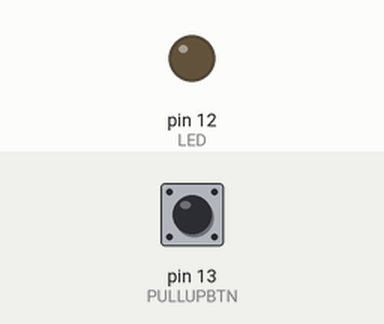
A sketch run on a simulated Arduino Uno, built with avr-gcc and run on an emulated ATmega328P. Parts: output pins drawn as LEDs (lit = HIGH). The test bench sets the inputs (shaded band); at power-on: pin 13 (PULLUPBTN) HIGH.

Above: at 1.2 s.
1.3 s: pin 13 (PULLUPBTN) pulled LOW for 0.15 s
At 1.37 s:
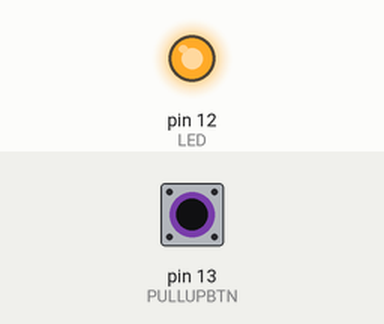
2.9 s: pin 13 (PULLUPBTN) pulled LOW for 3.2 s
At 7.4 s:
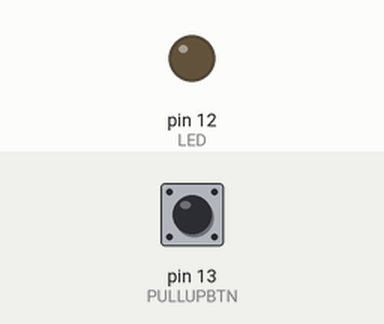
Timing chart, 0 to 8.9 s (numbered marks = the images above; inputs shaded):
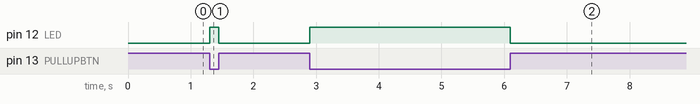

The sketch:

A1Q7.ino
```cpp
// A1Q7. To interface PULLUP BUTTON with Arduino. write a program to turn ON/OFF LED as per the button pullup.

#define PULLUPBTN 13
#define LED 12

void setup() {
  pinMode(PULLUPBTN, INPUT_PULLUP);
  pinMode(LED, OUTPUT);
}

void loop() {
  if (digitalRead(PULLUPBTN) == LOW) {
    digitalWrite(LED, HIGH);
  } else {
    digitalWrite(LED, LOW);
  }
}
```

Measured:
- after the input at 1.3 s, pin 12 (LED): LOW → HIGH at once, → LOW 0.15 s later
- after the input at 2.9 s, pin 12 (LED): LOW → HIGH at once, → LOW 3.2 s later
